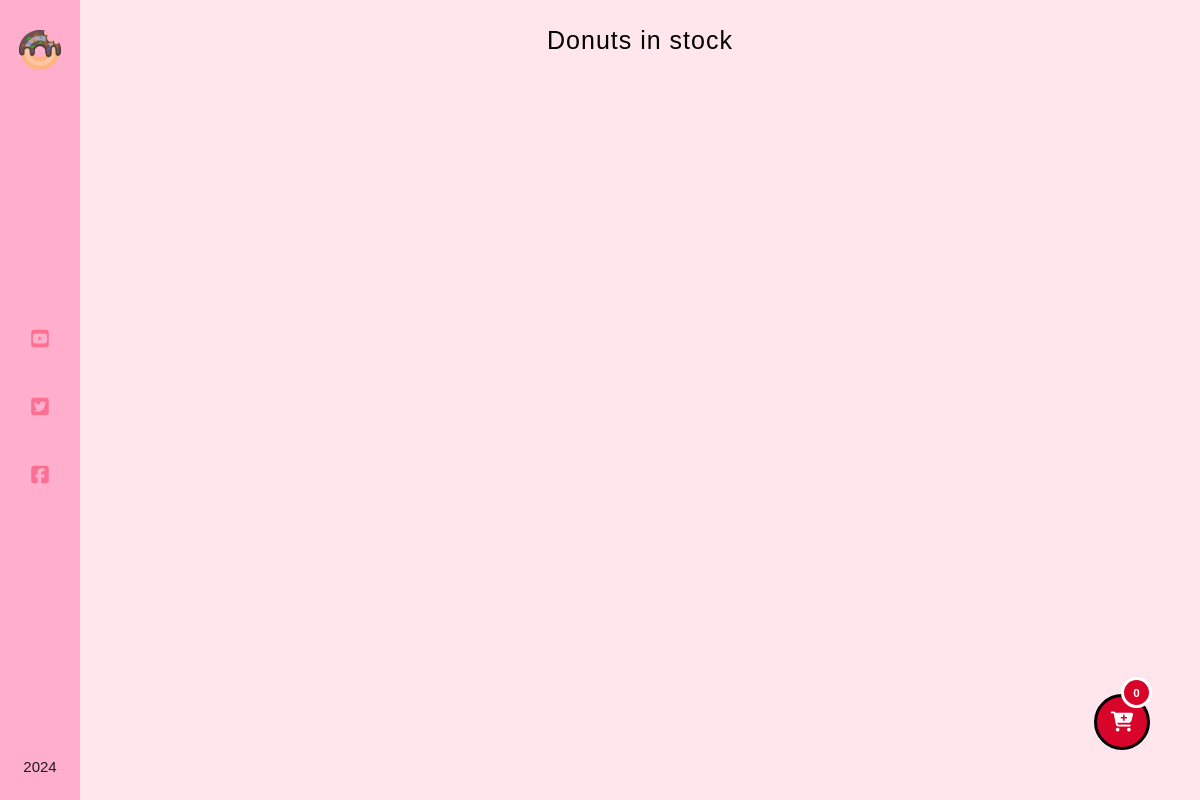
/inventory/home/, run on an earlier commit of the app's database.
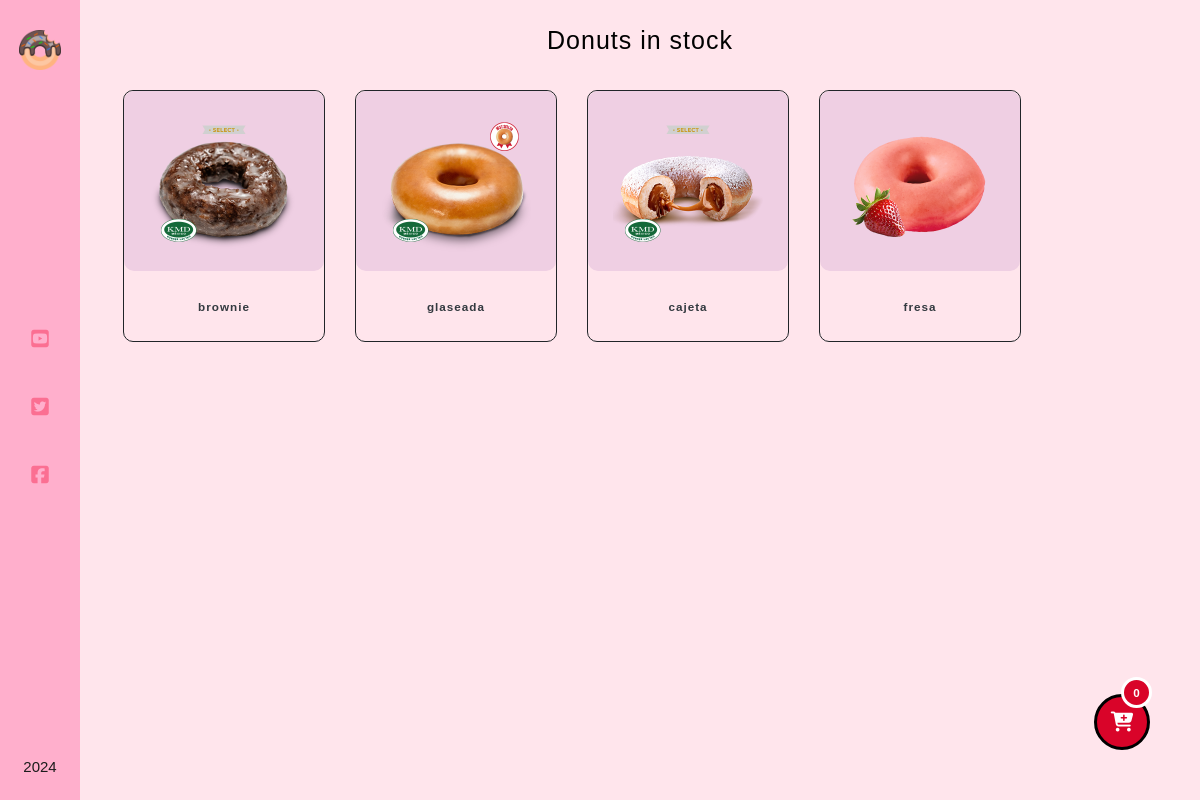
And on a later commit of the database.
### Inventory/models.py (models this page shows, shortened)
class Donut(models.Model):
    name = models.CharField(max_length=50)
    description = models.CharField(max_length=250)
    nutritional_information = models.TextField(blank=True, null=True)
    price = models.DecimalField(max_digits=5, decimal_places=2)
    date_expirity = models.DateField(null=True, blank=True)
    quantity = models.PositiveIntegerField()
    class Meta:
        ordering = ['price']

### Inventory/views.py (the view)
# urls.py: path('home/', views.HomeView.as_view(), name='home'),
class HomeView(ListView):
    queryset = Donut.objects.all()
    context_object_name = 'donuts'
    paginate_by = 10
    template_name = 'inventory/home.html'
    def get_context_data(self, **kwargs):
        context = super().get_context_data(**kwargs)
        if self.request.user.is_authenticated:
            cart_shopping_number = ShoppingCart.objects.filter(user=self.request.user).count()
        else:
            cart_shopping_number = 0
        context['cart_shopping_number'] = cart_shopping_number
        return context

### Inventory/templates/inventory/home.html (shortened to what this page needs)
{% extends 'inventory/base.html' %}
{% load static %}
{% block content %}
<h2 class="donuts-header">Donuts in stock</h2>
<div class="donuts-container">
    {% for donut in donuts %}
      <div class="donut-card" data-donut-id="{{ donut.id }}">
          <div class="front-face">
              <div class="front-face-image">
                <img src="{% static 'images/dona-' %}{{ donut.name }}.png" alt="Image of {{ donut.name }}">
            </div>
              <div class="front-face-name">
                  <h3>{{ donut.name }}</h3>
              </div>
          </div>
      </div>
    {% endfor %}
    <div class="shopping-cart" onclick="redirectToPage('/shopping_cart/shopping_cart_buy')">
        <i class="fa-solid fa-cart-plus shoppin-cart-icon"></i>
        <div class="shoppin-cart-number-items">
            <h3 class="shopping-cart-number">{{ cart_shopping_number }}</h3>
        </div>
    </div>
</div>
{% endblock content %}

### Inventory/templates/inventory/base.html (shortened to what this page needs)
{% load static %}
<!DOCTYPE html>
<html>
<head>
    <link href="{% static "css/inventory.css" %}" rel="stylesheet">
</head>
<body>
    <div class="navbar">
        <div class="sidebar">
            <label for="click">
                <img src="{% static 'images/donut-menu.png' %}" class="menu-icon">
            </label>
            <ul class="sidebar-icons-list">
                <li>
                    <a href="#" class="sidebar-social-link"><i class="fa-brands fa-square-youtube sidebar-icon-youtube"></i></a>
                </li>
                <li>
                    <a href="#" class="sidebar-social-link"><i class="fa-brands fa-square-twitter sidebar-icon-twitter"></i></a>
                </li>
                <li>
                    <a href="#" class="sidebar-social-link"><i class="fa-brands fa-square-facebook sidebar-icon-facebook"></i></a>
                </li>
            </ul>
            <div class="sidebar-year">
                <p>2024</p>
            </div>
        </div>
        <nav class="navigation">
            <h1 class="navigation-heading">La Dona Glaseada</h1>
            <div class="copyright">
                <p>&copy; 2024. La Dona Glaseada. All Rights Reserved</p>
            </div>
        </nav>
    </div>
    <div class="content">
        {% block content %}
        {% endblock content %}
    </div>
</body>
</html>

### Inventory/static/css/inventory.css (style rules this page uses)
html { font-size: 62.5%; box-sizing: border-box; }
body { margin: 0; padding: 0; font-family: 'Montserrat', sans-serif; }
.sidebar { width: 8rem; height: 100%; position: fixed; display: flex; flex-direction: column; justify-content: space-between; align-items: center; background-color: #ffafcc; z-index: 10; }
.menu-icon { height: 4rem; margin-top: 3rem; cursor: pointer; transition: all .4s; }
.sidebar-icons-list { height: 25rem; list-style: none; padding: 0; display: flex; flex-direction: column; justify-content: space-evenly; align-items: center; }
.sidebar-social-link { font-size: 2rem; color: #fb6f92; }
.sidebar-icon-youtube { transition: color .3s; }
.sidebar-icon-twitter { transition: color .3s; }
.sidebar-icon-facebook { transition: color .3s; }
.sidebar-year { margin-bottom: 1rem; font-size: 1.5rem; color: #1c1b1b; }
.navigation { width: 40rem; height: 100%; position: fixed; left: -32rem; background: linear-gradient(to top, rgb(255, 194, 209), rgba(255, 179, 198, .8)), url('../img/sidebar-background.jpg') center no-repeat; background-size: cover; display: flex; flex-direction: column; justify-content: space-between; align-items: center; z-index: 5; transition: left .8s cubic-bezier(1, 0, 0, 1); }
.navigation-heading { font-family: 'Josefin Sans', sans-serif; font-size: 3.5rem; font-weight: 300; letter-spacing: .2rem; color: #ff0a54; text-align: center; }
.copyright { color: #ff0a54; font-size: 1.2rem; margin-bottom: 1.5rem; }
.content { height: 100vh; margin-left: 8rem; display: flex; flex-direction: column; justify-content: center; align-items: center; background-color: #ffe5ec; }
.donuts-header { font-size: 2.5rem ; font-weight: 400; letter-spacing: .1rem; user-select: none; }
.donuts-container { height: 90vh; width: 95%; display: flex; flex-wrap: wrap; align-items: flex-start; flex-direction: row; }
.donut-card { height: 25rem; width: 20rem; margin: 1.5rem; border-radius: 1rem; border: .1rem solid #212529; cursor: pointer; transition: transform .3s, box-shadow .5s ; user-select: none; }
.front-face-image { height: 18rem; display: flex; align-items: center; justify-content: center; background-color: #efcfe3; border-radius: 1rem; }
.front-face-image img { height: 15rem; }
.front-face-name { height: 7rem; display: flex; align-items: center; justify-content: center; font-size: 1rem; font-weight: 300; color: #343a40; letter-spacing: .1rem; }
.shopping-cart { height: 5rem; width: 5rem; position: absolute; display: flex; justify-content: center; align-items: center; right: 5rem; bottom: 5rem; cursor: pointer; background-color: #d90429; border: .3rem solid; border-radius: 10rem; }
.shoppin-cart-icon { font-size: 2rem; color: #ffffff; }
.shoppin-cart-number-items { height: 2.5rem; width: 2.5rem; position: absolute; display: flex; justify-content: center; align-items: center; top: -2rem; right: -.5rem; background-color: #d90429; border: .3rem solid white; border-radius: 10rem; color: #ffffff; }

What changed in the data, as far as the page shows it:
added Donut: name (picture), name "brownie"
added Donut: name (picture), name "glaseada"
added Donut: name (picture), name "cajeta"
added Donut: name (picture), name "fresa"
